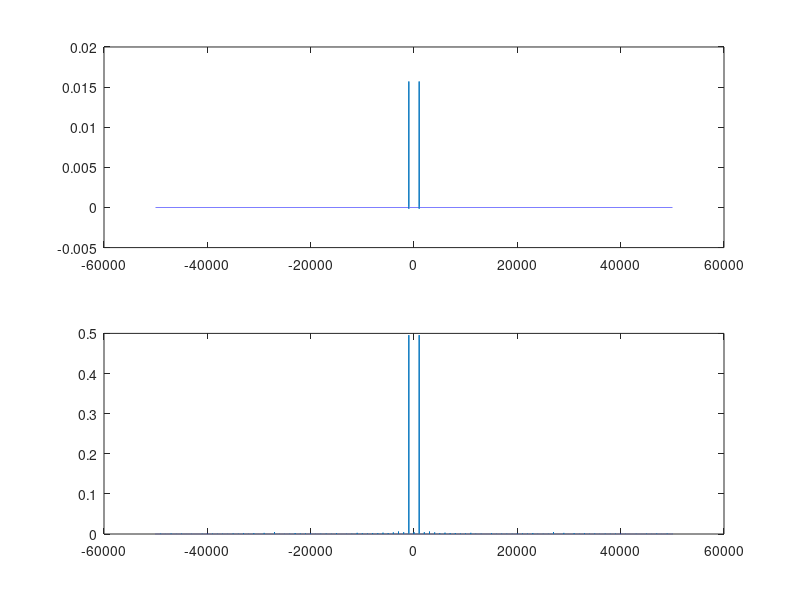
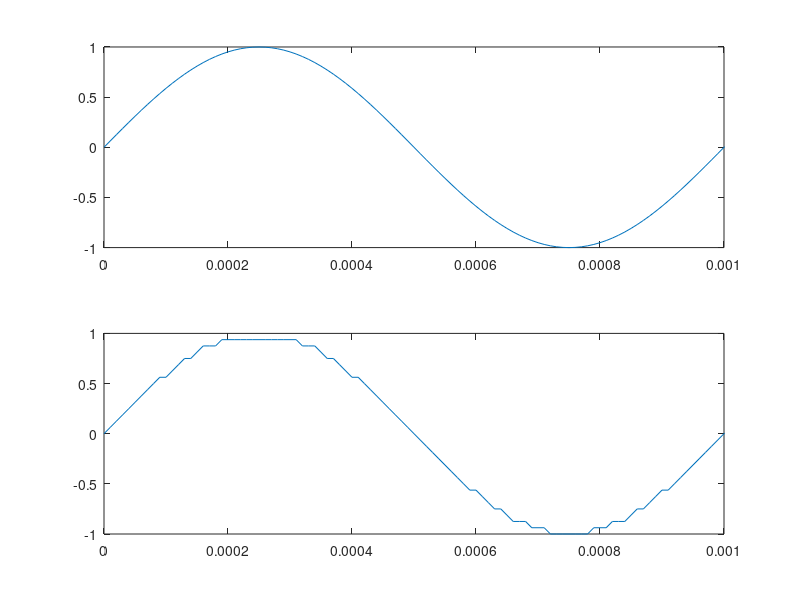

These figures' MATLAB source, in order:
clear all;close all; clc;

A = 1;
k= 5; #numero bits do quantizador 
L = 2^k; #numero de niveis do quantizador
f = 1e3;
fs = 100*f;
t_final = 1;
t = [0:1/fs:t_final];
freq = [-fs/2:1/t_final:fs/2];
y = A*sin(2*pi*f*t);
plot(t,y);

Vpp = 2*A;
passo = Vpp/L;
y_aux = y/passo;
y_round = round(y_aux); #arredonda
y_int = y_round + L/2; #desloca para valores de 0 a 8

for i=1:length(y_int)#para não ter 4 bits
  if y_int(i) == L
   y_int(i)=(L-1); 
  end
end
plot(y_int)
y_bin = dec2bin(y_int);

#recuperando o sinal
y_rec = bin2dec(y_bin); #sinal recuperado
y_rec2 = y_rec-(L/2);
y_rec3 = y_rec2*passo;

Y = fftshift(fft(y)/length(y));
Y_REC3 = fftshift(fft(y_rec3)/length(y));
figure(1)
subplot(211)
plot(freq,Y)
subplot(212)
plot(freq,abs(Y_REC3))


figure(2)
subplot(211)
plot(t,y)
xlim([0 1e-3])
subplot(212)
plot(t,transpose(y_rec3))
xlim([0 1e-3])
##
##figure(3)
##plot(t,y)
##hold on
##plot(t,y_rec3)

